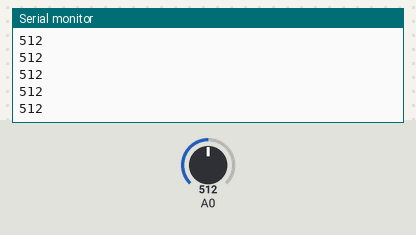
This sketch was run on a simulated Arduino Uno, built with avr-gcc and run on an emulated ATmega328P. Parts: the last lines printed to the serial monitor. The inputs (shaded band) are chosen by the test bench; at power-on: A0 = 512.

Above: at 1.2 s.
1.3 s: A0 set to 716
At 2.2 s:
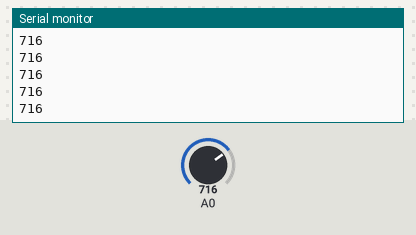
2.8 s: A0 set to 900
At 3.3 s:
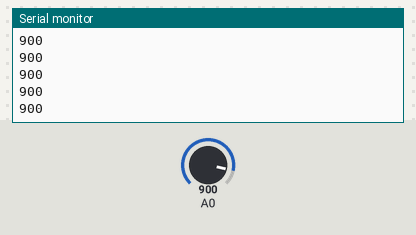
Timing chart, 0 to 5.8 s (numbered marks = the images above; inputs shaded):
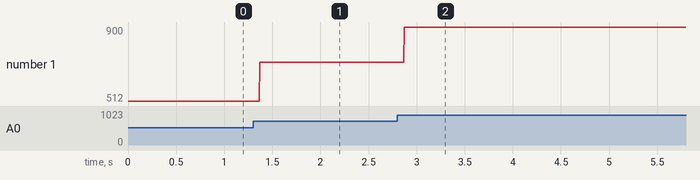

Measured:
- after the input at 1.3 s, the serial monitor: prints a new line after 0.07 s (image 1)
- after the input at 2.8 s, the serial monitor: prints a new line after 0.07 s (image 2)
- plotted number 1: 512 → 716 after the input at 1.3 s, 716 → 900 after the input at 2.8 s

The sketch:

ex26_63010467.ino
```cpp
void setup() {
//  int inf = 10; ข้อ 27
  Serial.begin(9600);
//  pinMode(inf,OUTPUT);ข้อ 27
}

void loop() {
  int ir = analogRead(A0);
  Serial.println(ir);

//  if(ir<=1000) ข้อ 27
//  {
//    digitalWrite(inf,1);
//  }
//  else
//  {
//    digitalWrite(inf,0);
//  }
}
```
